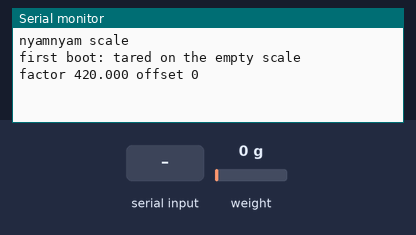
This sketch was run on a simulated ESP32. Parts: the last lines printed to the serial monitor. The test bench sets the inputs (shaded band); at power-on: weight on the scale 0 g. WiFi joins after 1.5 s; servers stay silent unless stated; uploads are accepted with an empty reply; EEPROM starts erased.

Above: at 2.4 s.
2.5 s: "tare\n" received over Serial
At 2.67 s:
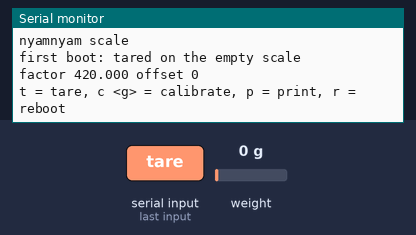
4.2 s: "t\n" received over Serial
At 5.0 s:
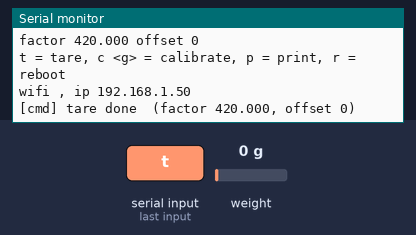
5.7 s: "p\n" received over Serial
At 6.9 s:
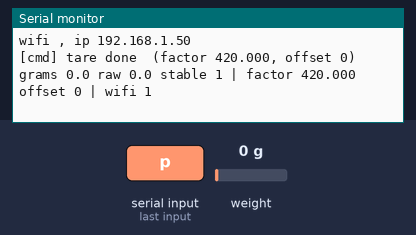
7.2 s: "c 90\n" received over Serial
At 7.7 s:
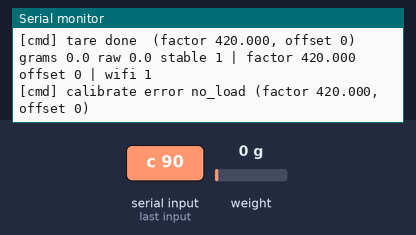
8.7 s: "c ,45\n" received over Serial
At 10.2 s:
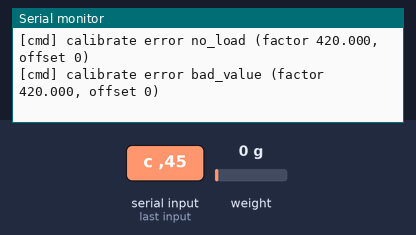

Measured:
- after the input at 2.5 s, the serial monitor: prints a new line at once (image 1)
- after the input at 4.2 s, the serial monitor: prints a new line at once (image 2)
- after the input at 5.7 s, the serial monitor: prints a new line at once (image 3)
- after the input at 7.2 s, the serial monitor: prints a new line at once (image 4)
- after the input at 8.7 s, the serial monitor: prints a new line at once (image 5)

The sketch:

nyamnyam.ino
```cpp
// 냠냠캔버스 scale: ESP32 DevKitC V4 + 5kg load cell + HX711.
// Reads the load cell, filters it exactly like lib/weight/filter.ts, and sends readings
// to the device-ingest Edge Function; runs tare / calibrate / reboot commands it gets back.
// Contract and wiring: docs/FIRMWARE_NOTES.md. Change both together.
//
// Arduino IDE: board "ESP32 Dev Module". Libraries: HX711 (Bogdan Necula),
// ArduinoJson 7.x (Benoit Blanchon); with LOCAL_WS also WebSockets (Markus Sattler).
// Serial monitor 115200: t = tare, c 510 = calibrate with 510g, p = print, r = reboot.

#include <Arduino.h>
#include <ArduinoJson.h>
#include <HTTPClient.h>
#include <Preferences.h>
#include <WiFi.h>
#include <WiFiClientSecure.h>
#include <time.h>

#include "HX711.h"
#include "secrets.h"

// Send to Supabase (needs internet). Turn off for a venue without internet + LOCAL_WS.
#ifndef USE_SUPABASE
#define USE_SUPABASE 1
#endif
// Also serve readings on ws://<ip>:81 for a page opened from http://localhost.
#ifndef LOCAL_WS
#define LOCAL_WS 0
#endif
#if LOCAL_WS
#include <WebSocketsServer.h>
#endif

// ---- Wiring (HX711 VCC → 3V3, never 5V) ----
constexpr int PIN_DT = 16;
constexpr int PIN_SCK = 4;

// ---- Shared with the web: lib/weight/constants.ts ----
constexpr int SAMPLE_HZ = 10;
constexpr int MEDIAN_WINDOW = 5;
constexpr int AVERAGE_WINDOW = 5;
constexpr uint32_t STABLE_WINDOW_MS = 1000;
constexpr float STABLE_BAND_G = 3;
constexpr float SEND_DELTA_G = 1;
constexpr uint32_t SEND_MIN_INTERVAL_MS = 250;
constexpr uint32_t SEND_MAX_INTERVAL_MS = 1000;

// ---- Device only ----
constexpr float DEFAULT_FACTOR = 420.0f;  // counts per gram until calibrated
constexpr int AVERAGE_FOR_CALIBRATION = 10;  // samples (1s at 10Hz)
constexpr long MIN_LOAD_COUNTS = 2000;  // less than this on calibrate = nothing on it
constexpr uint32_t COMMAND_POLL_MS = 1000;  // ask for commands when nothing was sent
constexpr uint32_t RETRY_MS = 2000;  // after a failed request
constexpr int32_t SENSOR_STALE_MS = 1000;  // no HX711 sample this long = sensor problem
// Longest a command may wait to run. Server commands carry their own remaining time
// (expiresInMs, counted from when the parent made them); this caps it and covers LOCAL_WS
// and serial. Always under the parent screen's 15s wait (COMMAND_WAIT_MS).
constexpr uint32_t COMMAND_EXPIRE_MS = 10000;
constexpr time_t CLOCK_VALID_AFTER = 1700000000;  // 2023-11: SNTP has set the clock
constexpr int SEEN_COMMANDS = 8;  // ids remembered so a re-sent command runs once

HX711 scale;
Preferences prefs;
portMUX_TYPE mux = portMUX_INITIALIZER_UNLOCKED;

// Calibration (NVS "nyamnyam": factor, offset). Written only by the sensor task.
float factor = DEFAULT_FACTOR;
long offset = 0;

// ---------------------------------------------------------------------------------
// Filter: median of the last 5 raw grams → moving average of the last 5 medians.
// stable = the last 1s of filtered grams stays within ±3g, and 1s has passed.

struct Filter {
  float raws[MEDIAN_WINDOW];
  int rawCount = 0;
  float medians[AVERAGE_WINDOW];
  int medianCount = 0;
  struct Point {
    uint32_t t;
    float g;
  } history[SAMPLE_HZ * 3];
  int historyCount = 0;
  uint32_t startedAt = 0;
  bool started = false;

  void reset() {
    rawCount = medianCount = historyCount = 0;
    started = false;
  }

  static void push(float* xs, int& count, int cap, float v) {
    if (count == cap) {
      memmove(xs, xs + 1, sizeof(float) * (cap - 1));
      count--;
    }
    xs[count++] = v;
  }

  static float median(const float* xs, int n) {
    float s[MEDIAN_WINDOW];
    memcpy(s, xs, sizeof(float) * n);
    for (int i = 1; i < n; i++)  // insertion sort, n <= 5
      for (int j = i; j > 0 && s[j - 1] > s[j]; j--) {
        float tmp = s[j - 1];
        s[j - 1] = s[j];
        s[j] = tmp;
      }
    int m = n >> 1;
    return n % 2 ? s[m] : (s[m - 1] + s[m]) / 2;
  }

  // Returns filtered grams; sets stable.
  float step(float raw, uint32_t t, bool& stable) {
    push(raws, rawCount, MEDIAN_WINDOW, raw);
    push(medians, medianCount, AVERAGE_WINDOW, median(raws, rawCount));
    float sum = 0;
    for (int i = 0; i < medianCount; i++) sum += medians[i];
    float grams = sum / medianCount;

    // Keep points newer than t - 1s (same as h.t > t - STABLE_WINDOW_MS), then add this one.
    int kept = 0;
    for (int i = 0; i < historyCount; i++)
      if ((int32_t)(history[i].t - (t - STABLE_WINDOW_MS)) > 0) history[kept++] = history[i];
    historyCount = kept;
    if (historyCount == (int)(sizeof(history) / sizeof(history[0]))) {
      memmove(history, history + 1, sizeof(Point) * (historyCount - 1));
      historyCount--;
    }
    history[historyCount++] = {t, grams};

    if (!started) {
      started = true;
      startedAt = t;
    }
    float lo = grams, hi = grams;
    for (int i = 0; i < historyCount; i++) {
      lo = fminf(lo, history[i].g);
      hi = fmaxf(hi, history[i].g);
    }
    stable = t - startedAt >= STABLE_WINDOW_MS && hi - lo <= 2 * STABLE_BAND_G;
    return grams;
  }
};

// ---------------------------------------------------------------------------------
// What the sensor task shares with the network loop (guarded by mux).

struct Latest {
  float grams = 0;
  float raw = 0;
  bool stable = false;
  uint32_t ts = 0;
  bool valid = false;
} latest;

// Where a command came from; its result goes back the same way only.
enum Origin : uint8_t { FROM_SERVER, FROM_LOCAL_WS, FROM_SERIAL };

struct Command {
  char id[40];
  char type[12];
  float knownGrams;
  Origin origin;
  uint32_t deadline;  // millis() after which it is dropped as "timeout"
};
struct Result {
  char id[40];
  bool ok;
  char error[16];
  bool hasCalibration;
  Origin origin;
};

QueueHandle_t commandQueue;  // network → sensor
QueueHandle_t resultQueue;   // sensor / network → network

float round1(float v) { return roundf(v * 10) / 10; }

void saveCalibration() {
  prefs.putFloat("factor", factor);
  prefs.putLong("offset", offset);
}

void makeResult(Result& r, const char* id, bool ok, const char* error, bool calibration) {
  r.origin = FROM_SERVER;
  strlcpy(r.id, id, sizeof(r.id));
  r.ok = ok;
  strlcpy(r.error, error, sizeof(r.error));
  r.hasCalibration = calibration;
}

// ---------------------------------------------------------------------------------
// Sensor task: 10Hz read → filter → latest. Runs tare / calibrate between samples.

long recentCounts[AVERAGE_FOR_CALIBRATION];
int recentCount = 0;

long averageCounts() {
  long long sum = 0;
  for (int i = 0; i < recentCount; i++) sum += recentCounts[i];
  return recentCount ? (long)(sum / recentCount) : 0;
}

void runCommand(const Command& c, Filter& filter, bool stable) {
  Result r;
  bool isTare = strcmp(c.type, "tare") == 0;
  bool isCalibrate = strcmp(c.type, "calibrate") == 0;
  if (!isTare && !isCalibrate) {
    makeResult(r, c.id, false, "bad_value", false);
  } else if (!stable || recentCount < AVERAGE_FOR_CALIBRATION) {
    makeResult(r, c.id, false, "unstable", false);
  } else if (isTare) {
    offset = averageCounts();
    saveCalibration();
    filter.reset();
    makeResult(r, c.id, true, "", true);
  } else if (!(c.knownGrams >= 10 && c.knownGrams <= 5000)) {
    makeResult(r, c.id, false, "bad_value", false);
  } else {
    long delta = averageCounts() - offset;
    if (labs(delta) < MIN_LOAD_COUNTS) {
      makeResult(r, c.id, false, "no_load", false);
    } else {
      factor = (float)delta / c.knownGrams;
      saveCalibration();
      filter.reset();
      makeResult(r, c.id, true, "", true);
    }
  }
  Serial.printf("[cmd] %s %s %s (factor %.3f, offset %ld)\n", c.type, r.ok ? "done" : "error",
                r.error, factor, offset);
  // Serial-monitor commands have no one waiting for a result.
  r.origin = c.origin;
  if (c.origin != FROM_SERIAL) xQueueSend(resultQueue, &r, 0);
}

void failCommand(const Command& c, const char* code) {
  Result r;
  makeResult(r, c.id, false, code, false);
  r.origin = c.origin;
  Serial.printf("[cmd] %s error %s\n", c.type, code);
  if (c.origin != FROM_SERIAL) xQueueSend(resultQueue, &r, 0);
}

// One HX711 sample through the filter into latest.
void sample(Filter& filter, bool& stable) {
  long counts = scale.read();
  if (recentCount == AVERAGE_FOR_CALIBRATION) {
    memmove(recentCounts, recentCounts + 1, sizeof(long) * (recentCount - 1));
    recentCount--;
  }
  recentCounts[recentCount++] = counts;

  uint32_t now = millis();
  float raw = (counts - offset) / factor;
  float grams = filter.step(raw, now, stable);
  portENTER_CRITICAL(&mux);
  latest = {grams, raw, stable, now, true};
  portEXIT_CRITICAL(&mux);
}

void sensorTask(void*) {
  Filter filter;
  bool stable = false;
  uint32_t lastSampleAt = 0;
  bool sampledOnce = false;
  TickType_t wake = xTaskGetTickCount();
  for (;;) {
    vTaskDelayUntil(&wake, pdMS_TO_TICKS(1000 / SAMPLE_HZ));
    if (scale.wait_ready_timeout(1000 / SAMPLE_HZ)) {
      if (sampledOnce && (int32_t)(millis() - lastSampleAt) > SENSOR_STALE_MS) {
        // Back after a gap: start measuring afresh, nothing from before the gap counts.
        filter.reset();
        recentCount = 0;
        stable = false;
      }
      sample(filter, stable);
      lastSampleAt = millis();
      sampledOnce = true;
    }

    // Commands are answered even while the sensor is silent, so none waits forever.
    Command c;
    if (xQueueReceive(commandQueue, &c, 0) != pdTRUE) continue;
    if ((int32_t)(millis() - c.deadline) > 0) {
      failCommand(c, "timeout");
    } else if (!sampledOnce || (int32_t)(millis() - lastSampleAt) > SENSOR_STALE_MS) {
      failCommand(c, "no_sensor");
    } else {
      runCommand(c, filter, stable);
      if (strcmp(c.type, "tare") == 0 || strcmp(c.type, "calibrate") == 0) {
        recentCount = 0;  // old counts belong to the old calibration
        stable = false;
      }
    }
  }
}

// ---------------------------------------------------------------------------------
// Network: decide when to send (shouldTransmit in lib/weight/filter.ts), talk to the
// Edge Functions, hand commands to the sensor task, report results.

WiFiClientSecure tls;
HTTPClient http;
uint32_t seq = 0;  // starts over on every boot; the web treats that as a restart
struct {
  uint32_t at;
  float grams;
  bool stable;
  bool any = false;
} lastSent;
uint32_t lastPoll = 0;
uint32_t retryAfter = 0;
bool retrying = false;  // retryAfter only means something while this is set
char seenIds[SEEN_COMMANDS][40];
int seenNext = 0;
bool rebootAfterReport = false;

bool shouldTransmit(uint32_t now, float grams, bool stable) {
  if (!lastSent.any) return true;
  uint32_t since = now - lastSent.at;
  if (since < SEND_MIN_INTERVAL_MS) return false;
  return since >= SEND_MAX_INTERVAL_MS || fabsf(grams - lastSent.grams) >= SEND_DELTA_G ||
         stable != lastSent.stable;
}

bool seen(const char* id) {
  for (int i = 0; i < SEEN_COMMANDS; i++)
    if (strcmp(seenIds[i], id) == 0) return true;
  return false;
}

void remember(const char* id) {
  strlcpy(seenIds[seenNext], id, sizeof(seenIds[0]));
  seenNext = (seenNext + 1) % SEEN_COMMANDS;
}

// One command from the server or LOCAL_WS: {"id": "...", "type": "tare"|"calibrate"|"reboot",
// "knownGrams": 510, "expiresInMs": 9000}. Reboot is reported first, then the board restarts.
// An id is remembered only once the command is queued, so a re-sent one is run once and
// one that didn't fit in the queue is taken again from the server's next reply.
// base: millis() when the request that brought it was sent, so the time the reply took
// counts against expiresInMs (the server measured it from no earlier than that).
void acceptCommand(JsonObjectConst cmd, Origin origin, uint32_t base) {
  const char* id = cmd["id"] | "";
  const char* type = cmd["type"] | "";
  if (!*id || seen(id)) return;
  uint32_t expiresIn = cmd["expiresInMs"] | COMMAND_EXPIRE_MS;
  if (expiresIn > COMMAND_EXPIRE_MS) expiresIn = COMMAND_EXPIRE_MS;
  Serial.printf("[cmd] got %s (%s)\n", type, id);
  if (strcmp(type, "reboot") == 0) {
    // Same expiry as the others: a reboot the parent screen gave up on never happens.
    bool expired = (int32_t)(millis() - (base + expiresIn)) > 0;
    Result r;
    makeResult(r, id, !expired, expired ? "timeout" : "", false);
    r.origin = origin;
    if (xQueueSend(resultQueue, &r, 0) != pdTRUE) return;
    remember(id);
    if (!expired) rebootAfterReport = true;
    return;
  }
  Command c;
  strlcpy(c.id, id, sizeof(c.id));
  strlcpy(c.type, type, sizeof(c.type));
  c.knownGrams = cmd["knownGrams"] | 0.0f;
  c.origin = origin;
  c.deadline = base + expiresIn;
  if (xQueueSend(commandQueue, &c, 0) == pdTRUE) {
    remember(id);
  } else if (origin == FROM_LOCAL_WS) {
    Result r;  // no second delivery on this path, so say so now
    makeResult(r, id, false, "busy", false);
    r.origin = origin;
    xQueueSend(resultQueue, &r, 0);
  }
}

void addResultJson(JsonObject o, const Result& r) {
  o["id"] = r.id;
  o["status"] = r.ok ? "done" : "error";
  if (!r.ok) o["error"] = r.error;
  if (r.ok && r.hasCalibration) {
    o["calibrationFactor"] = factor;
    o["tareOffset"] = offset;
  }
}

#if LOCAL_WS
WebSocketsServer ws(81);

void onWsEvent(uint8_t client, WStype_t type, uint8_t* payload, size_t length) {
  if (type != WStype_TEXT) return;
  JsonDocument doc;
  if (deserializeJson(doc, payload, length)) return;
  acceptCommand(doc.as<JsonObjectConst>(), FROM_LOCAL_WS, millis());
}
#endif

#if USE_SUPABASE
// POST JSON; on 200 hands any "commands" in the reply to acceptCommand.
bool post(const char* path, JsonDocument& body) {
  String url = String(FUNCTIONS_URL) + path;
  String payload;
  serializeJson(body, payload);
  if (!http.begin(tls, url)) return false;
  http.addHeader("Content-Type", "application/json");
  uint32_t sentAt = millis();
  int code = http.POST(payload);
  bool ok = code == 200;
  if (ok) {
    JsonDocument reply;
    if (!deserializeJson(reply, http.getString()))
      for (JsonObjectConst c : reply["commands"].as<JsonArrayConst>()) acceptCommand(c, FROM_SERVER, sentAt);
  } else {
    // 401 = wrong DEVICE_ID/DEVICE_KEY, 400 = bad field (see "field"), <0 = network.
    Serial.printf("[http] %s → %d %s\n", path, code, code > 0 ? http.getString().c_str() : "");
  }
  http.end();
  return ok;
}
#endif

void sendReading(float grams, float raw, bool stable, uint32_t ts) {
  JsonDocument doc;
  JsonObject r = doc["reading"].to<JsonObject>();
  r["grams"] = round1(grams);
  r["raw"] = round1(raw);
  r["stable"] = stable;
  r["seq"] = ++seq;
  r["ts"] = ts;
#if LOCAL_WS
  String text;
  serializeJson(r, text);
  ws.broadcastTXT(text);
#endif
#if USE_SUPABASE
  doc["device_id"] = DEVICE_ID;
  doc["device_key"] = DEVICE_KEY;
  if (!post("/device-ingest", doc)) {
    retryAfter = millis() + RETRY_MS;
    retrying = true;
  }
#endif
}

void reportResults() {
  Result r;
  Result toServer[10];
  int n = 0;
  JsonDocument doc;
  JsonArray list = doc["results"].to<JsonArray>();
  while (n < 10 && xQueueReceive(resultQueue, &r, 0) == pdTRUE) {
    if (r.origin == FROM_LOCAL_WS) {
#if LOCAL_WS
      JsonDocument one;
      addResultJson(one["result"].to<JsonObject>(), r);
      String text;
      serializeJson(one, text);
      ws.broadcastTXT(text);
#endif
      continue;
    }
    toServer[n++] = r;
    addResultJson(list.add<JsonObject>(), r);
  }
#if USE_SUPABASE
  doc["device_id"] = DEVICE_ID;
  doc["device_key"] = DEVICE_KEY;
  bool ok = post("/device-commands", doc);
  lastPoll = millis();
  if (!ok) {
    // Not delivered: the server re-sends the command (still pending) and seen()
    // drops it, so put the results back to try again.
    for (int i = n - 1; i >= 0; i--) xQueueSendToFront(resultQueue, &toServer[i], 0);
    retryAfter = lastPoll + RETRY_MS;
    retrying = true;
  }
#endif
}

// ---------------------------------------------------------------------------------
// Serial commands for bench testing without the web.

void serialCommands() {
  static String line;
  while (Serial.available()) {
    char ch = Serial.read();
    if (ch != '\n' && ch != '\r') {
      line += ch;
      continue;
    }
    line.trim();
    if (!line.length()) continue;
    Command c = {};
    snprintf(c.id, sizeof(c.id), "serial-%lu", (unsigned long)millis());
    c.origin = FROM_SERIAL;
    c.deadline = millis() + COMMAND_EXPIRE_MS;
    if (line == "t") {
      strlcpy(c.type, "tare", sizeof(c.type));
      xQueueSend(commandQueue, &c, 0);
    } else if (line.startsWith("c ")) {
      strlcpy(c.type, "calibrate", sizeof(c.type));
      c.knownGrams = line.substring(2).toFloat();
      xQueueSend(commandQueue, &c, 0);
    } else if (line == "r") {
      ESP.restart();
    } else if (line == "p") {
      portENTER_CRITICAL(&mux);
      Latest l = latest;
      portEXIT_CRITICAL(&mux);
      Serial.printf("grams %.1f raw %.1f stable %d | factor %.3f offset %ld | wifi %d\n", l.grams,
                    l.raw, l.stable, factor, offset, WiFi.status() == WL_CONNECTED);
    } else {
      Serial.println("t = tare, c <g> = calibrate, p = print, r = reboot");
    }
    line = "";
  }
}

// ---------------------------------------------------------------------------------

void setup() {
  Serial.begin(115200);
  delay(200);
  Serial.printf("\nnyamnyam scale %s\n", DEVICE_ID);

  prefs.begin("nyamnyam", false);
  factor = prefs.getFloat("factor", DEFAULT_FACTOR);
  bool hasOffset = prefs.isKey("offset");
  offset = prefs.getLong("offset", 0);

  scale.begin(PIN_DT, PIN_SCK);
  if (!hasOffset) {
    // First boot: zero on whatever is there (should be the empty scale). Every sample
    // has a timeout, so a sensor that stops answering can't hang the boot.
    long long sum = 0;
    int n = 0;
    while (n < AVERAGE_FOR_CALIBRATION && scale.wait_ready_timeout(500)) {
      sum += scale.read();
      n++;
    }
    if (n == AVERAGE_FOR_CALIBRATION) {
      offset = (long)(sum / n);
      saveCalibration();
      Serial.println("first boot: tared on the empty scale");
    } else {
      Serial.println("first boot: HX711 not answering, tare later (t or the parent screen)");
    }
  }
  Serial.printf("factor %.3f offset %ld\n", factor, offset);

  commandQueue = xQueueCreate(8, sizeof(Command));  // server hands out up to 5 at once
  resultQueue = xQueueCreate(12, sizeof(Result));
  xTaskCreatePinnedToCore(sensorTask, "sensor", 4096, nullptr, 2, nullptr, 1);

  WiFi.mode(WIFI_STA);
  WiFi.setAutoReconnect(true);
  WiFi.begin(WIFI_SSID, WIFI_PASSWORD);

#if USE_SUPABASE
  if (strlen(SUPABASE_ROOT_CA)) {
    tls.setCACert(SUPABASE_ROOT_CA);
    // Certificate dates can only be checked once the clock is set (see loop).
    configTime(0, 0, "pool.ntp.org", "time.google.com");
  } else {
    tls.setInsecure();
  }
  http.setReuse(true);  // keep the TLS connection between requests
  http.setTimeout(5000);
#endif
#if LOCAL_WS
  ws.begin();
  ws.onEvent(onWsEvent);
#endif
}

void loop() {
  serialCommands();
#if LOCAL_WS
  ws.loop();
#endif
  if (WiFi.status() != WL_CONNECTED) {
    delay(50);
    return;
  }
  static bool announced = false;
  if (!announced) {
    announced = true;
    Serial.printf("wifi %s, ip %s\n", WIFI_SSID, WiFi.localIP().toString().c_str());
  }

#if USE_SUPABASE
  if (strlen(SUPABASE_ROOT_CA) && time(nullptr) < CLOCK_VALID_AFTER) {
    static uint32_t waitingSince = millis();
    static bool warned = false;
    if (!warned && millis() - waitingSince > 10000) {
      warned = true;
      Serial.println("waiting for SNTP time before verified TLS…");
    }
    delay(50);
    return;
  }
#endif

  uint32_t now = millis();
  if (retrying) {
    if ((int32_t)(now - retryAfter) < 0) {
      delay(10);
      return;
    }
    retrying = false;
  }

  if (uxQueueMessagesWaiting(resultQueue)) {
    reportResults();
  } else if (rebootAfterReport) {
    delay(200);
    ESP.restart();
  }

  portENTER_CRITICAL(&mux);
  Latest l = latest;
  portEXIT_CRITICAL(&mux);
  now = millis();
  // A sensor that stopped answering must not look alive: send nothing, so the web
  // shows the scale offline. Commands are still polled below.
  bool fresh = l.valid && (int32_t)(now - l.ts) <= SENSOR_STALE_MS;
  static uint32_t staleWarnedAt = 0;
  if (l.valid && !fresh && now - staleWarnedAt > 5000) {
    staleWarnedAt = now;
    Serial.println("HX711 not answering: check DT/SCK/VCC wiring");
  }
  if (fresh && shouldTransmit(now, l.grams, l.stable)) {
    lastSent = {now, l.grams, l.stable, true};
    sendReading(l.grams, l.raw, l.stable, l.ts);
    lastPoll = millis();
  }
#if USE_SUPABASE
  else if (now - lastPoll >= COMMAND_POLL_MS) {
    reportResults();  // nothing to report = a plain poll
  }
#endif
  delay(10);
}
```

Source omitted: secrets.example.h (643 bytes)
